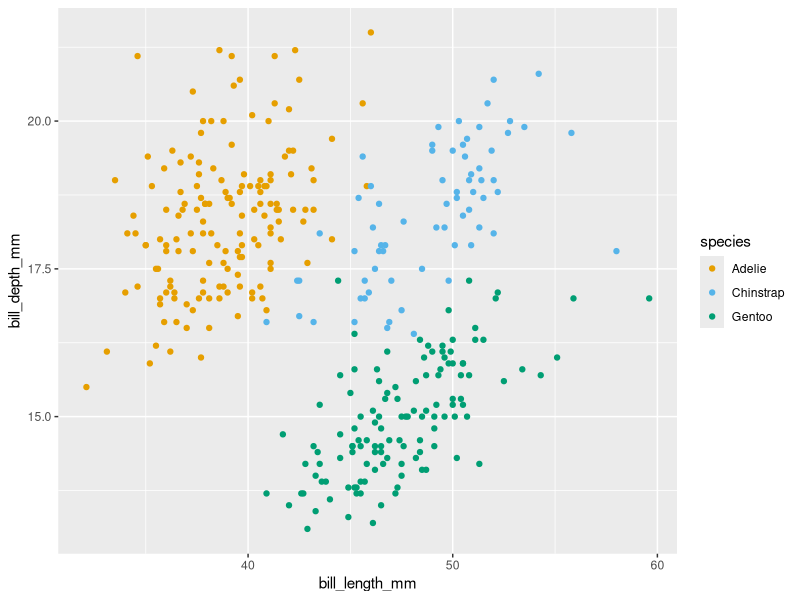

Reproduce this figure in R.

            library(ggplot2)
            library(palmerpenguins)
            built_answer <- tryCatch(
                {
                    set.seed(42)
                    ggplot(penguins, aes(x = bill_length_mm, y = bill_depth_mm, colour = species)) + geom_point() + scale_colour_manual(values = c(Adelie = "#E69F00", Chinstrap = "#56B4E9", Gentoo = "#009E73"))
                    suppressWarnings(
                        if (!file.exists("/sandbox/figures/bill-length_bill-depth_scatter_scale_colour_manual_answer.png")) {
                            ggsave(
                                width = 3,
                                height = 3,
                                "/sandbox/figures/bill-length_bill-depth_scatter_scale_colour_manual_answer.png"
                            )
                        }
                    )
                    suppressWarnings(
                        ggplot_build(last_plot())
                    )
                },
                error = function(e) {
                    'ERROR'
                }
            )
            built_submission <- tryCatch(
                {
                    set.seed(42)
                    `ggplot(penguins, aes(x = bill_length_mm, y = bill_depth_mm, color = species)) +
  geom_point() +
  scale_color_manual(values = c("#E69F00", "#56B4E9", "#009E73")) +
  theme_minimal()`
                    suppressWarnings(
                        ggsave(
                            width = 3,
                            height = 3,
                            "figures/bill-length_bill-depth_scatter_scale_colour_manual_submission_granite.png"
                        )
                    )
                    suppressWarnings(
                        ggplot_build(last_plot())
                    )
                },
                error = function(e) {
                    'ERROR'
                }
            )
            cat(isTRUE(all.equal(built_answer, built_submission)))
        
